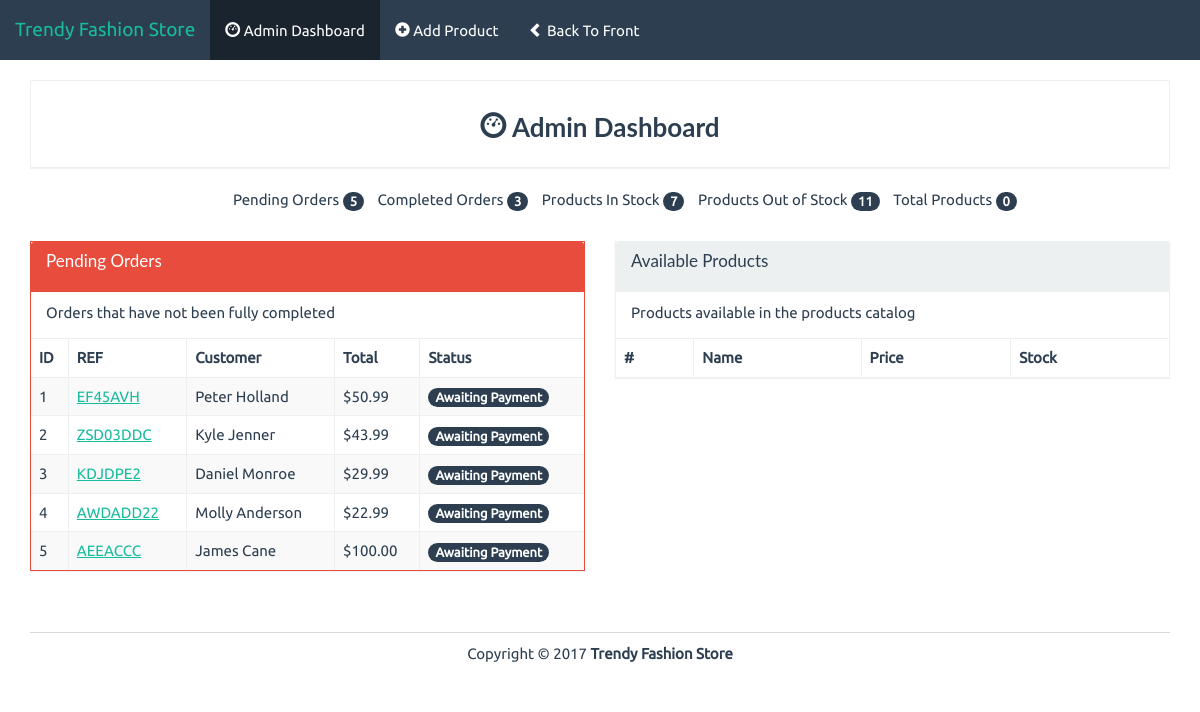
/admin, run on an earlier commit of the app's database.
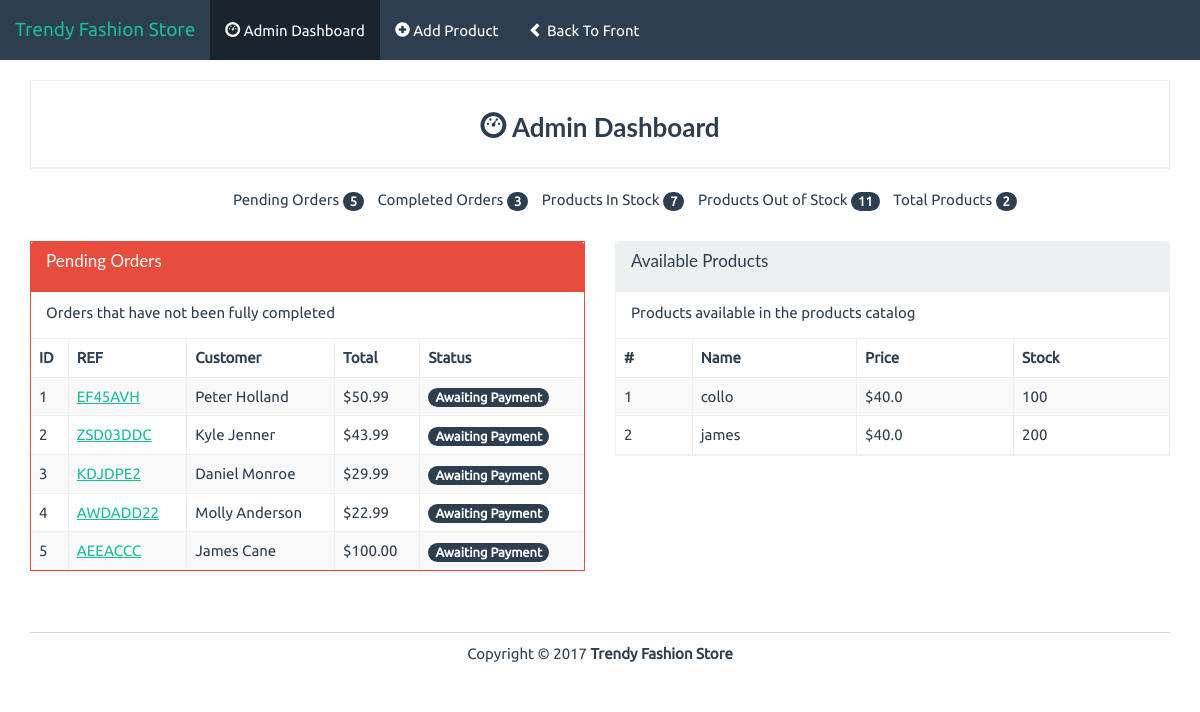
And on a later commit of the database.
### app.py (models this page shows)
class Product(db.Model):
    id = db.Column(db.Integer, primary_key=True)
    name = db.Column(db.String(50), unique=True)
    price = db.Column(db.Integer)
    stock = db.Column(db.Integer)
    description = db.Column(db.String(500))
    image = db.Column(db.String(500))

### app.py (the view)
@app.route('/admin')
def admin():
    products = Product.query.all()
    return render_template('admin/index.html', admin=True, products=products)

### templates/admin/index.html (shortened to what this page needs)
{% extends "base.html" %}
{% block body %}
<div class="row pad">
	<div class="col-lg-12">
		<div class="panel panel-default">
			<div class="panel-body text-center">
				<h3 class="bold"><i class="glyphicon glyphicon-dashboard"></i> Admin Dashboard</h3>
			</div>
		</div>
	</div>
	<div class="col-lg-12">
		<ul class="summary">
			<li class="">Pending Orders <span class="badge">5</span></li>
			<li class="">Completed Orders <span class="badge">3</span></li>
			<li class="">Products In Stock <span class="badge">7</span></li>
			<li class="">Products Out of Stock <span class="badge">11</span></li>
			<li class="">Total Products <span class="badge">{{products|length}}</span></li>
		</ul>
	</div>
</div>
<div class="row pad">
	<div class="col-lg-6 pad">
		<div class="panel panel-danger">
			<div class="panel-heading">
				<h3 class="panel-title">Pending Orders</h3>
			</div>
			<div class="panel-body">
				Orders that have not been fully completed
			</div>
			<div class="table-responsive">
				<table class="table table-striped table-bordered">
					<thead>
						<tr>
							<th>ID</th><th>REF</th><th>Customer</th><th>Total</th><th>Status</th>
						</tr>
					</thead>
					<tbody>
						<tr>
							<td>1</td>
							<td><a href="./view-order.html">EF45AVH</a></td>
							<td>Peter Holland</td>
							<td>&dollar;50.99</td>
							<td><span class="badge">Awaiting Payment</span></td>
						</tr>
						<tr>
							<td>2</td>
							<td><a href="./view-order.html">ZSD03DDC</a></td>
							<td>Kyle Jenner</td>
							<td>&dollar;43.99</td>
							<td><span class="badge">Awaiting Payment</span></td>
						</tr>
						<tr>
							<td>3</td>
							<td><a href="./view-order.html">KDJDPE2</a></td>
							<td>Daniel Monroe</td>
							<td>&dollar;29.99</td>
							<td><span class="badge">Awaiting Payment</span></td>
						</tr>
						<tr>
							<td>4</td>
							<td><a href="./view-order.html">AWDADD22</a></td>
							<td>Molly Anderson</td>
							<td>&dollar;22.99</td>
							<td><span class="badge">Awaiting Payment</span></td>
						</tr>
						<tr>
							<td>5</td>
							<td><a href="./view-order.html">AEEACCC</a></td>
							<td>James Cane</td>
							<td>&dollar;100.00</td>
							<td><span class="badge">Awaiting Payment</span></td>
						</tr>
					</tbody>
				</table>
			</div>
		</div>
	</div>
	<div class="col-lg-6 pad">
		<div class="panel panel-default">
			<div class="panel-heading">
				<h3 class="panel-title">Available Products</h3>
			</div>
			<div class="panel-body">
				Products available in the products catalog
			</div>
			<div class="table-responsive">
				<table class="table table-striped table-bordered">
					<thead>
						<tr>
							<th>#</th><th>Name</th><th>Price</th><th>Stock</th>
						</tr>
					</thead>
					<tbody>
						{% for product in products %}
						<tr>
							<td>{{product.id }}</td>
							<td>{{product.name }}</td>
							<td>&dollar;{{product.price / 100}}</td>
							<td>{{product.stock }}</td>
						</tr>
						{% endfor %}
					</tbody>
				</table>
			</div>
		</div>
	</div>
</div>
{% endblock %}

### templates/base.html (shortened to what this page needs)
<!DOCTYPE html>
<html lang="en">
    <head>
        <link rel="stylesheet" href="{{ url_for('static', filename='bs/css/flatly.min.css') }}" />
        <link rel="stylesheet" href="{{ url_for('static', filename='css/styles.css') }}" />
    </head>
    <body>
        {% if admin %}
        <nav class="navbar navbar-default navbar-fixed-top" role="navigation">
            <div class="container-fluid">
                <div class="navbar-header">
                    <a class="navbar-brand" href="../">Trendy Fashion Store</a>
                </div>
                <div class="collapse navbar-collapse navbar-ex1-collapse">
                    <ul class="nav navbar-nav">
                        <li class="active">
                            <a href="{{url_for('admin')}}"><i class="glyphicon glyphicon-dashboard"></i> Admin Dashboard</a>
                        </li>
                        <li>
                            <a href="{{url_for('add')}}"><i class="glyphicon glyphicon-plus-sign"></i> Add Product</a>
                        </li>
                        <li>
                            <a href="{{url_for('index')}}"><i class="glyphicon glyphicon-chevron-left"></i> Back To Front</a>
                        </li>
                    </ul>
                </div>
            </div>
        </nav>
        {% endif %}
        <div class="container" id="page">
        {% block body %}{% endblock %}
            <footer>
                <div class="row pad">
                    <div class="col-lg-12 text-center">
                        Copyright &copy; 2017 <strong>Trendy Fashion Store</strong>
                    </div>
                </div>
            </footer>
        </div>
    </body>
</html>

### static/css/styles.css (style rules this page uses)
body { font-family: Ubuntu, verdana, georgia, serif, sans-serif; }
a, a:hover, a:active, a:focus, a:visited { text-decoration: none; }
.bold { font-weight: bolder !important; }
table { width: 100%; }
div.panel, .btn, .navbar { border-radius: 0; }
footer { margin-top: 40px; margin-bottom: 20px; }
.pad { margin-top: 10px !important; }
div.panel-body { padding-top: 10px; }
.panel-title { margin-bottom: 10px; }
body > nav { border-radius: 0 !important; }
#page { padding-top: 70px; }
ul.summary { list-style-type: none; text-align: center; }
ul.summary > li { display: inline-block; padding-left: 10px; }
footer { border-top: 1px solid rgba(44, 62, 80, .2); }

What changed in the data, as far as the page shows it:
added Product: id "1", name "collo", product.price/100 "40.0", stock "100"
added Product: id "2", name "james", product.price/100 "40.0", stock "200"
Also different on the page:
{{ products|length }}: "0" → "2"
